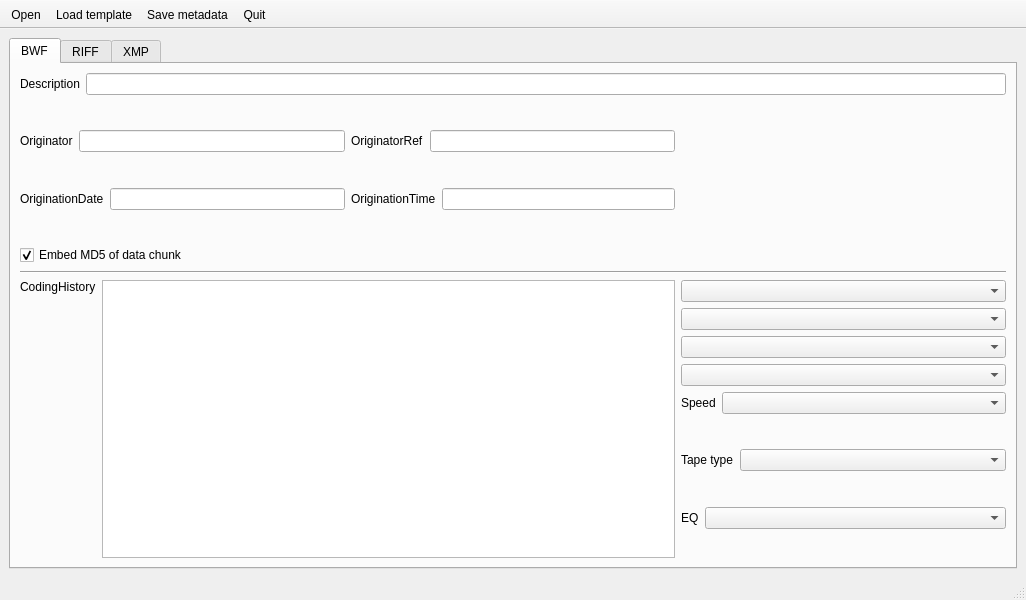
<?xml version="1.0" encoding="UTF-8"?>
<ui version="4.0">
 <class>autoBWF</class>
 <widget class="QMainWindow" name="autoBWF">
  <property name="geometry">
   <rect>
    <x>0</x>
    <y>0</y>
    <width>1026</width>
    <height>600</height>
   </rect>
  </property>
  <property name="windowTitle">
   <string>autoBWF</string>
  </property>
  <widget class="QWidget" name="centralwidget">
   <layout class="QGridLayout" name="gridLayout_4">
    <item row="0" column="0">
     <widget class="QTabWidget" name="tabWidget">
      <property name="currentIndex">
       <number>0</number>
      </property>
      <widget class="QWidget" name="bwfTab">
       <attribute name="title">
        <string>BWF</string>
       </attribute>
       <layout class="QGridLayout" name="gridLayout_3">
        <item row="0" column="0">
         <layout class="QGridLayout" name="gridLayout_2">
          <item row="0" column="0" colspan="3">
           <layout class="QHBoxLayout" name="horizontalLayout">
            <item>
             <layout class="QFormLayout" name="formLayout_7">
              <property name="fieldGrowthPolicy">
               <enum>QFormLayout::ExpandingFieldsGrow</enum>
              </property>
              <item row="0" column="0">
               <widget class="QLabel" name="descriptionLabel">
                <property name="text">
                 <string>Description</string>
                </property>
               </widget>
              </item>
              <item row="0" column="1">
               <widget class="QLineEdit" name="descriptionLine"/>
              </item>
             </layout>
            </item>
           </layout>
          </item>
          <item row="1" column="0">
           <layout class="QHBoxLayout" name="horizontalLayout_3">
            <item>
             <layout class="QFormLayout" name="formLayout">
              <property name="fieldGrowthPolicy">
               <enum>QFormLayout::ExpandingFieldsGrow</enum>
              </property>
              <item row="0" column="0">
               <widget class="QLabel" name="originatorLabel">
                <property name="text">
                 <string>Originator</string>
                </property>
               </widget>
              </item>
              <item row="0" column="1">
               <widget class="QLineEdit" name="originatorLine"/>
              </item>
             </layout>
            </item>
           </layout>
          </item>
          <item row="1" column="1">
           <layout class="QHBoxLayout" name="horizontalLayout_4">
            <item>
             <layout class="QFormLayout" name="formLayout_2">
              <property name="fieldGrowthPolicy">
               <enum>QFormLayout::ExpandingFieldsGrow</enum>
              </property>
              <item row="0" column="1">
               <widget class="QLineEdit" name="originatorRefLine"/>
              </item>
              <item row="0" column="0">
               <widget class="QLabel" name="originatorRefLabel">
                <property name="text">
                 <string>OriginatorRef</string>
                </property>
               </widget>
              </item>
             </layout>
            </item>
           </layout>
          </item>
          <item row="2" column="0">
           <layout class="QHBoxLayout" name="horizontalLayout_5">
            <item>
             <layout class="QFormLayout" name="formLayout_3">
              <property name="fieldGrowthPolicy">
               <enum>QFormLayout::ExpandingFieldsGrow</enum>
              </property>
              <item row="0" column="1">
               <widget class="QLineEdit" name="originationDateLine"/>
              </item>
              <item row="0" column="0">
               <widget class="QLabel" name="originationDateLabel">
                <property name="text">
                 <string>OriginationDate</string>
                </property>
                <property name="textInteractionFlags">
                 <set>Qt::LinksAccessibleByMouse</set>
                </property>
               </widget>
              </item>
             </layout>
            </item>
           </layout>
          </item>
          <item row="2" column="1">
           <layout class="QHBoxLayout" name="horizontalLayout_6">
            <item>
             <layout class="QFormLayout" name="formLayout_4">
              <property name="fieldGrowthPolicy">
               <enum>QFormLayout::ExpandingFieldsGrow</enum>
              </property>
              <item row="0" column="0">
               <widget class="QLabel" name="originationTimeLabel">
                <property name="text">
                 <string>OriginationTime</string>
                </property>
               </widget>
              </item>
              <item row="0" column="1">
               <widget class="QLineEdit" name="originationTimeLine"/>
              </item>
             </layout>
            </item>
           </layout>
          </item>
          <item row="3" column="0">
           <widget class="QCheckBox" name="md5Check">
            <property name="text">
             <string>Embed MD5 of data chunk</string>
            </property>
            <property name="checked">
             <bool>true</bool>
            </property>
           </widget>
          </item>
          <item row="4" column="0" colspan="3">
           <widget class="Line" name="line">
            <property name="orientation">
             <enum>Qt::Horizontal</enum>
            </property>
           </widget>
          </item>
          <item row="5" column="0" rowspan="7" colspan="2">
           <layout class="QGridLayout" name="gridLayout">
            <item row="0" column="0">
             <widget class="QLabel" name="codingHistoryLabel">
              <property name="text">
               <string>CodingHistory</string>
              </property>
             </widget>
            </item>
            <item row="0" column="1" rowspan="2">
             <widget class="QPlainTextEdit" name="codingHistoryText"/>
            </item>
            <item row="1" column="0">
             <spacer name="verticalSpacer">
              <property name="orientation">
               <enum>Qt::Vertical</enum>
              </property>
              <property name="sizeHint" stdset="0">
               <size>
                <width>20</width>
                <height>198</height>
               </size>
              </property>
             </spacer>
            </item>
           </layout>
          </item>
          <item row="5" column="2">
           <widget class="QComboBox" name="deckSelect">
            <property name="sizePolicy">
             <sizepolicy hsizetype="Expanding" vsizetype="Fixed">
              <horstretch>0</horstretch>
              <verstretch>0</verstretch>
             </sizepolicy>
            </property>
            <property name="editable">
             <bool>false</bool>
            </property>
           </widget>
          </item>
          <item row="6" column="2">
           <widget class="QComboBox" name="softwareSelect">
            <property name="sizePolicy">
             <sizepolicy hsizetype="Expanding" vsizetype="Fixed">
              <horstretch>0</horstretch>
              <verstretch>0</verstretch>
             </sizepolicy>
            </property>
            <property name="editable">
             <bool>false</bool>
            </property>
           </widget>
          </item>
          <item row="7" column="2">
           <widget class="QComboBox" name="adcSelect">
            <property name="sizePolicy">
             <sizepolicy hsizetype="Expanding" vsizetype="Fixed">
              <horstretch>0</horstretch>
              <verstretch>0</verstretch>
             </sizepolicy>
            </property>
            <property name="editable">
             <bool>false</bool>
            </property>
           </widget>
          </item>
          <item row="8" column="2">
           <widget class="QComboBox" name="mediaSelect">
            <property name="sizePolicy">
             <sizepolicy hsizetype="Expanding" vsizetype="Fixed">
              <horstretch>0</horstretch>
              <verstretch>0</verstretch>
             </sizepolicy>
            </property>
            <property name="editable">
             <bool>false</bool>
            </property>
           </widget>
          </item>
          <item row="9" column="2">
           <layout class="QFormLayout" name="formLayout_10">
            <property name="fieldGrowthPolicy">
             <enum>QFormLayout::ExpandingFieldsGrow</enum>
            </property>
            <item row="0" column="0">
             <widget class="QLabel" name="label_7">
              <property name="text">
               <string>Speed</string>
              </property>
             </widget>
            </item>
            <item row="0" column="1">
             <widget class="QComboBox" name="speedSelect">
              <property name="sizePolicy">
               <sizepolicy hsizetype="Expanding" vsizetype="Fixed">
                <horstretch>0</horstretch>
                <verstretch>0</verstretch>
               </sizepolicy>
              </property>
              <property name="editable">
               <bool>false</bool>
              </property>
             </widget>
            </item>
           </layout>
          </item>
          <item row="10" column="2">
           <layout class="QFormLayout" name="formLayout_12">
            <property name="fieldGrowthPolicy">
             <enum>QFormLayout::ExpandingFieldsGrow</enum>
            </property>
            <item row="0" column="1">
             <widget class="QComboBox" name="typeSelect">
              <property name="sizePolicy">
               <sizepolicy hsizetype="Expanding" vsizetype="Fixed">
                <horstretch>0</horstretch>
                <verstretch>0</verstretch>
               </sizepolicy>
              </property>
              <property name="editable">
               <bool>false</bool>
              </property>
             </widget>
            </item>
            <item row="0" column="0">
             <widget class="QLabel" name="label_13">
              <property name="text">
               <string>Tape type</string>
              </property>
             </widget>
            </item>
           </layout>
          </item>
          <item row="11" column="2">
           <layout class="QFormLayout" name="formLayout_11">
            <property name="fieldGrowthPolicy">
             <enum>QFormLayout::ExpandingFieldsGrow</enum>
            </property>
            <item row="0" column="0">
             <widget class="QLabel" name="label_12">
              <property name="text">
               <string>EQ</string>
              </property>
             </widget>
            </item>
            <item row="0" column="1">
             <widget class="QComboBox" name="eqSelect">
              <property name="sizePolicy">
               <sizepolicy hsizetype="Expanding" vsizetype="Fixed">
                <horstretch>0</horstretch>
                <verstretch>0</verstretch>
               </sizepolicy>
              </property>
              <property name="editable">
               <bool>false</bool>
              </property>
             </widget>
            </item>
           </layout>
          </item>
         </layout>
        </item>
       </layout>
      </widget>
      <widget class="QWidget" name="riffTab">
       <attribute name="title">
        <string>RIFF</string>
       </attribute>
       <layout class="QGridLayout" name="gridLayout_6">
        <item row="0" column="0">
         <layout class="QGridLayout" name="gridLayout_5">
          <item row="0" column="0" colspan="2">
           <layout class="QHBoxLayout" name="horizontalLayout_7">
            <item>
             <layout class="QFormLayout" name="formLayout_5">
              <property name="fieldGrowthPolicy">
               <enum>QFormLayout::ExpandingFieldsGrow</enum>
              </property>
              <item row="0" column="0">
               <widget class="QLabel" name="titleLabel">
                <property name="text">
                 <string>Title (INAM)</string>
                </property>
               </widget>
              </item>
              <item row="0" column="1">
               <widget class="QLineEdit" name="titleLine"/>
              </item>
             </layout>
            </item>
           </layout>
          </item>
          <item row="1" column="0">
           <layout class="QHBoxLayout" name="horizontalLayout_2">
            <item>
             <widget class="QLabel" name="creationDateLabel">
              <property name="text">
               <string>Creation Date (ICRD)</string>
              </property>
             </widget>
            </item>
            <item>
             <widget class="QLineEdit" name="creationDateLine"/>
            </item>
           </layout>
          </item>
          <item row="1" column="1" rowspan="4">
           <layout class="QHBoxLayout" name="horizontalLayout_11">
            <item>
             <layout class="QFormLayout" name="formLayout_13">
              <property name="fieldGrowthPolicy">
               <enum>QFormLayout::ExpandingFieldsGrow</enum>
              </property>
              <item row="0" column="0">
               <widget class="QLabel" name="commentLabel">
                <property name="text">
                 <string>Comment (ICMT)</string>
                </property>
               </widget>
              </item>
              <item row="0" column="1">
               <widget class="QPlainTextEdit" name="commentText"/>
              </item>
             </layout>
            </item>
           </layout>
          </item>
          <item row="2" column="0">
           <layout class="QFormLayout" name="formLayout_17">
            <property name="fieldGrowthPolicy">
             <enum>QFormLayout::ExpandingFieldsGrow</enum>
            </property>
            <item row="0" column="0">
             <widget class="QLabel" name="sourceLabel">
              <property name="text">
               <string>Source (ISRC)</string>
              </property>
             </widget>
            </item>
            <item row="0" column="1">
             <widget class="QComboBox" name="sourceSelect">
              <property name="sizePolicy">
               <sizepolicy hsizetype="Expanding" vsizetype="Fixed">
                <horstretch>0</horstretch>
                <verstretch>0</verstretch>
               </sizepolicy>
              </property>
              <property name="editable">
               <bool>true</bool>
              </property>
             </widget>
            </item>
           </layout>
          </item>
          <item row="3" column="0">
           <layout class="QFormLayout" name="formLayout_6">
            <property name="fieldGrowthPolicy">
             <enum>QFormLayout::ExpandingFieldsGrow</enum>
            </property>
            <item row="0" column="0">
             <widget class="QLabel" name="technicianLabel">
              <property name="text">
               <string>Technician (ITCH)</string>
              </property>
             </widget>
            </item>
            <item row="0" column="1">
             <widget class="QComboBox" name="technicianBox">
              <property name="sizePolicy">
               <sizepolicy hsizetype="Expanding" vsizetype="Fixed">
                <horstretch>0</horstretch>
                <verstretch>0</verstretch>
               </sizepolicy>
              </property>
              <property name="editable">
               <bool>true</bool>
              </property>
             </widget>
            </item>
           </layout>
          </item>
          <item row="4" column="0">
           <layout class="QFormLayout" name="formLayout_14">
            <property name="fieldGrowthPolicy">
             <enum>QFormLayout::ExpandingFieldsGrow</enum>
            </property>
            <item row="0" column="0">
             <widget class="QLabel" name="isftLabel">
              <property name="text">
               <string>ISFT</string>
              </property>
             </widget>
            </item>
            <item row="0" column="1">
             <widget class="QComboBox" name="isftSelect">
              <property name="sizePolicy">
               <sizepolicy hsizetype="Expanding" vsizetype="Fixed">
                <horstretch>0</horstretch>
                <verstretch>0</verstretch>
               </sizepolicy>
              </property>
              <property name="editable">
               <bool>true</bool>
              </property>
             </widget>
            </item>
           </layout>
          </item>
          <item row="5" column="0" colspan="2">
           <layout class="QHBoxLayout" name="horizontalLayout_9">
            <item>
             <layout class="QFormLayout" name="formLayout_8">
              <property name="fieldGrowthPolicy">
               <enum>QFormLayout::ExpandingFieldsGrow</enum>
              </property>
              <item row="0" column="0">
               <widget class="QLabel" name="copyrightLabel">
                <property name="text">
                 <string>Copyright (ICOP)</string>
                </property>
               </widget>
              </item>
              <item row="0" column="1">
               <widget class="QPlainTextEdit" name="copyrightText"/>
              </item>
             </layout>
            </item>
            <item>
             <layout class="QVBoxLayout" name="verticalLayout">
              <item>
               <widget class="QLabel" name="label_10">
                <property name="text">
                 <string>Replace with boilerplate:</string>
                </property>
               </widget>
              </item>
              <item>
               <widget class="QComboBox" name="copyrightSelect"/>
              </item>
              <item>
               <spacer name="verticalSpacer_2">
                <property name="orientation">
                 <enum>Qt::Vertical</enum>
                </property>
                <property name="sizeHint" stdset="0">
                 <size>
                  <width>20</width>
                  <height>40</height>
                 </size>
                </property>
               </spacer>
              </item>
             </layout>
            </item>
           </layout>
          </item>
         </layout>
        </item>
       </layout>
      </widget>
      <widget class="QWidget" name="xmpTab">
       <attribute name="title">
        <string>XMP</string>
       </attribute>
       <layout class="QGridLayout" name="gridLayout_7">
        <item row="0" column="0">
         <layout class="QHBoxLayout" name="horizontalLayout_10">
          <item>
           <layout class="QVBoxLayout" name="verticalLayout_2">
            <item>
             <layout class="QHBoxLayout" name="horizontalLayout_8">
              <item>
               <widget class="QLabel" name="creationDateLabel_2">
                <property name="text">
                 <string>Language</string>
                </property>
               </widget>
              </item>
              <item>
               <widget class="QLineEdit" name="languageLine"/>
              </item>
             </layout>
            </item>
            <item>
             <layout class="QFormLayout" name="formLayout_18">
              <property name="fieldGrowthPolicy">
               <enum>QFormLayout::ExpandingFieldsGrow</enum>
              </property>
              <item row="0" column="0">
               <widget class="QLabel" name="sourceLabel_2">
                <property name="text">
                 <string>Copyright holder</string>
                </property>
               </widget>
              </item>
              <item row="0" column="1">
               <widget class="QComboBox" name="rightsOwnerSelect">
                <property name="sizePolicy">
                 <sizepolicy hsizetype="Expanding" vsizetype="Fixed">
                  <horstretch>0</horstretch>
                  <verstretch>0</verstretch>
                 </sizepolicy>
                </property>
                <property name="editable">
                 <bool>true</bool>
                </property>
               </widget>
              </item>
             </layout>
            </item>
            <item>
             <layout class="QHBoxLayout" name="horizontalLayout_13">
              <item>
               <widget class="QLabel" name="creationDateLabel_4">
                <property name="text">
                 <string>Interviewer</string>
                </property>
               </widget>
              </item>
              <item>
               <widget class="QLineEdit" name="interviewerLine"/>
              </item>
             </layout>
            </item>
            <item>
             <layout class="QHBoxLayout" name="horizontalLayout_14">
              <item>
               <widget class="QLabel" name="creationDateLabel_5">
                <property name="text">
                 <string>Interviewee</string>
                </property>
               </widget>
              </item>
              <item>
               <widget class="QLineEdit" name="intervieweeLine"/>
              </item>
             </layout>
            </item>
            <item>
             <spacer name="verticalSpacer_3">
              <property name="orientation">
               <enum>Qt::Vertical</enum>
              </property>
              <property name="sizeHint" stdset="0">
               <size>
                <width>20</width>
                <height>40</height>
               </size>
              </property>
             </spacer>
            </item>
           </layout>
          </item>
          <item>
           <layout class="QHBoxLayout" name="horizontalLayout_12">
            <item>
             <layout class="QFormLayout" name="formLayout_15">
              <property name="fieldGrowthPolicy">
               <enum>QFormLayout::ExpandingFieldsGrow</enum>
              </property>
              <item row="0" column="0">
               <widget class="QLabel" name="commentLabel_2">
                <property name="text">
                 <string>Description</string>
                </property>
               </widget>
              </item>
              <item row="0" column="1">
               <widget class="QPlainTextEdit" name="descriptionText"/>
              </item>
             </layout>
            </item>
           </layout>
          </item>
         </layout>
        </item>
       </layout>
      </widget>
     </widget>
    </item>
   </layout>
  </widget>
  <widget class="QStatusBar" name="statusbar"/>
  <widget class="QToolBar" name="toolBar">
   <property name="windowTitle">
    <string>toolBar</string>
   </property>
   <property name="movable">
    <bool>false</bool>
   </property>
   <property name="floatable">
    <bool>false</bool>
   </property>
   <attribute name="toolBarArea">
    <enum>TopToolBarArea</enum>
   </attribute>
   <attribute name="toolBarBreak">
    <bool>false</bool>
   </attribute>
   <addaction name="actionOpen"/>
   <addaction name="actionOpen_template"/>
   <addaction name="actionUpdate_metadata"/>
   <addaction name="actionQuit"/>
  </widget>
  <action name="actionUpdate_metadata">
   <property name="checkable">
    <bool>false</bool>
   </property>
   <property name="text">
    <string>Save metadata</string>
   </property>
   <property name="shortcut">
    <string>S</string>
   </property>
  </action>
  <action name="actionOpen">
   <property name="text">
    <string>Open</string>
   </property>
   <property name="shortcut">
    <string>O</string>
   </property>
  </action>
  <action name="actionQuit">
   <property name="text">
    <string>Quit</string>
   </property>
   <property name="shortcut">
    <string>Q</string>
   </property>
  </action>
  <action name="actionOpen_template">
   <property name="enabled">
    <bool>true</bool>
   </property>
   <property name="text">
    <string>Load template...</string>
   </property>
   <property name="toolTip">
    <string>Load template</string>
   </property>
   <property name="shortcut">
    <string>T</string>
   </property>
  </action>
 </widget>
 <resources/>
 <connections/>
</ui>
